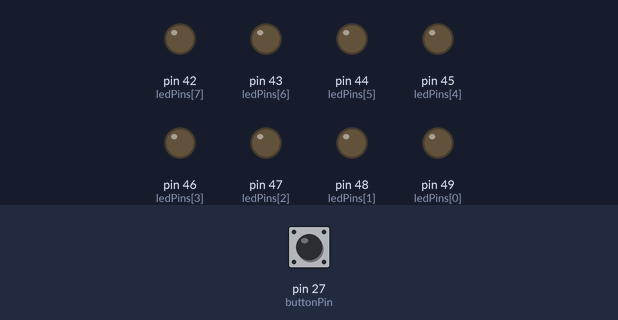
A sketch run on a simulated Arduino Mega 2560, built with avr-gcc and run on an emulated ATmega2560. On the bench: output pins drawn as LEDs (lit = HIGH). The inputs (shaded band) are chosen by the test bench; at power-on: pin 27 (buttonPin) HIGH.

Above: at 1.2 s.
1.3 s: pin 27 (buttonPin) pulled LOW for 0.15 s
At 1.7 s:
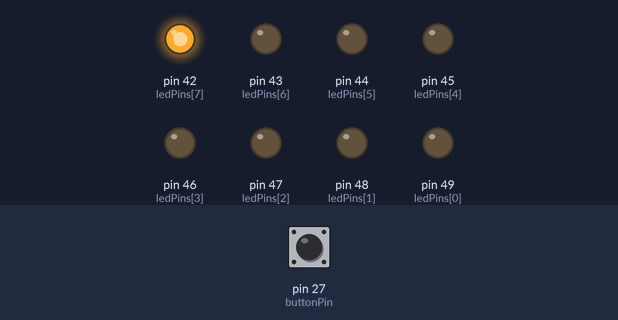
At 3.4 s:
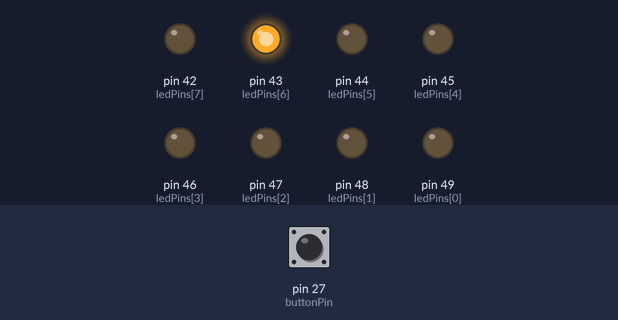
4.4 s: pin 27 (buttonPin) pulled LOW for 3.2 s
At 8.6 s:
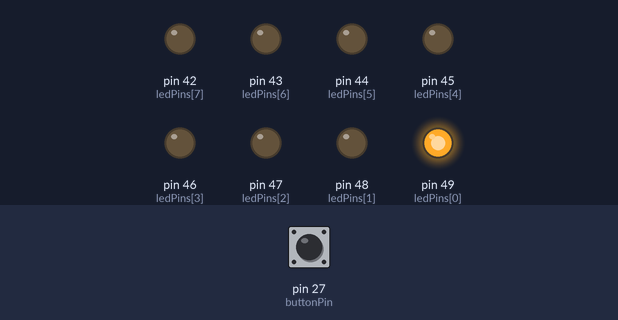
Timing chart, 0 to 14.8 s (numbered marks = the images above; inputs shaded):
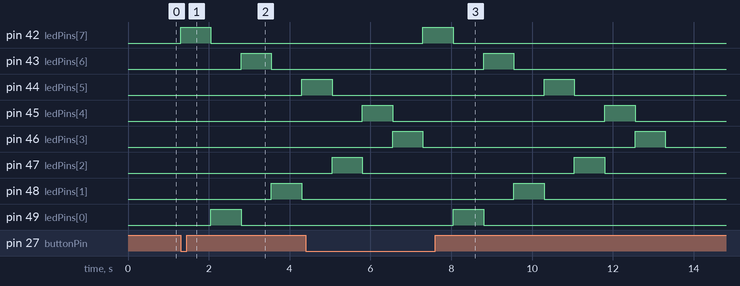

The sketch:

lab_1.ino
```cpp
const unsigned char ledPins[8] = {49, 48, 47, 46, 45, 44, 43, 42};
const unsigned char buttonPin = 27;

void setup() {
  DDRL = 0xFF;
  PORTL = 0x00;

  pinMode(buttonPin, INPUT);
  digitalWrite(buttonPin, HIGH);
}

void loop() {
  if (digitalRead(buttonPin) == LOW) {
    for (int i = 0; i < 4; i ++) {
      digitalWrite(ledPins[7-i], HIGH);
      delay(750);
      digitalWrite(ledPins[7-i], LOW);

      digitalWrite(ledPins[i], HIGH);
      delay(750);
      digitalWrite(ledPins[i], LOW);
    }
  }
}
```

Measured:
- after the input at 1.3 s, pin 42 (ledPins[7]): LOW → HIGH at once, → LOW 0.75 s later; pin 43 (ledPins[6]): LOW → HIGH after 1.5 s, → LOW 0.75 s later; pin 44 (ledPins[5]): LOW → HIGH after 3.0 s; pin 48 (ledPins[1]): LOW → HIGH after 2.3 s, → LOW 0.75 s later; pin 49 (ledPins[0]): LOW → HIGH after 0.75 s, → LOW 0.75 s later
- after the input at 4.4 s, pin 42 (ledPins[7]): LOW → HIGH after 2.9 s, → LOW 0.75 s later; pin 43 (ledPins[6]): LOW → HIGH after 4.4 s, → LOW 0.75 s later; pin 48 (ledPins[1]): LOW → HIGH after 5.2 s, → LOW 0.75 s later; pin 49 (ledPins[0]): LOW → HIGH after 3.7 s, → LOW 0.75 s later
- by itself, pin 45 (ledPins[4]), pin 46 (ledPins[3]), pin 47 (ledPins[2]): alternates HIGH for 0.75 s and LOW for 5.3 s
